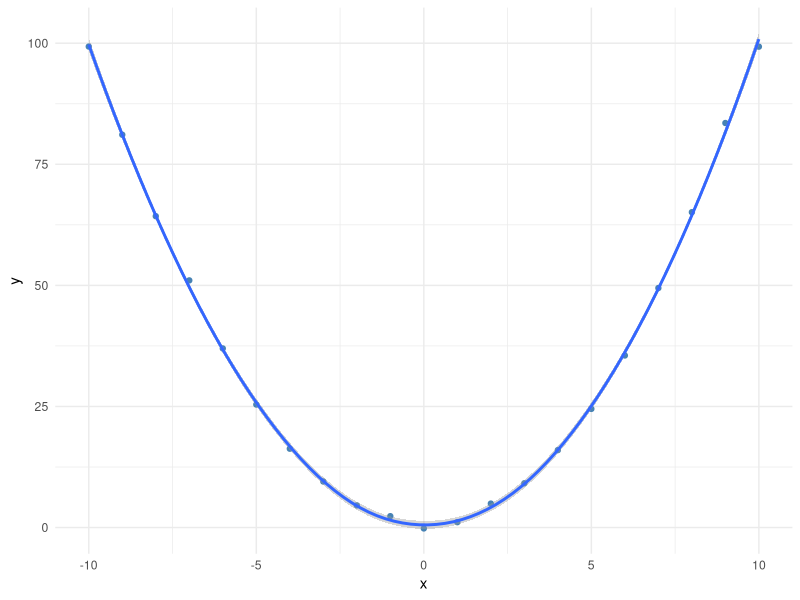

Source code (R):
library(tidyverse)
x <- -10:10
y <- x^2 + rnorm(21, 0, 1)

df <- tibble::tibble(x, y)
df

# Fazendo um grafico
df |> 
  ggplot(aes(x, y)) +
  geom_point(col = "steelblue") +
  geom_smooth() +
  theme_minimal()

